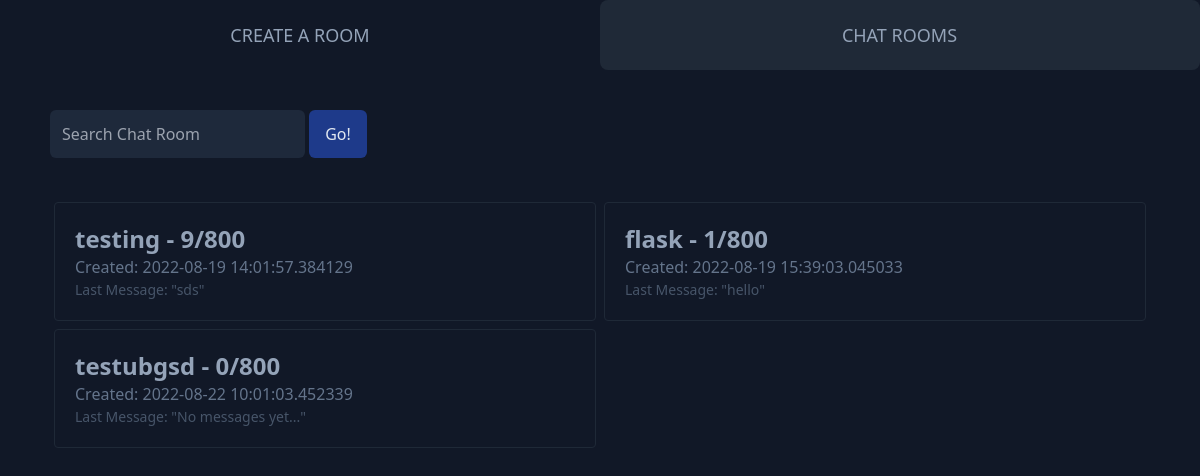
The page / on the database its author committed.
### app.py (models this page shows, shortened)
class Rooms(db.Model):
    RID = db.Column(db.Integer, primary_key=True)
    name = db.Column(db.String(100), unique=True, nullable=False)
    visibility = db.Column(db.String(20), nullable=False)
    date = db.Column(db.DateTime, nullable=False, default=datetime.utcnow)
    messages = db.Column(db.Integer)
    closing = db.Column(db.Boolean)
    chatters = db.Column(db.Integer)

class Logs(db.Model):
    MID = db.Column(db.Integer, primary_key=True)
    RID = db.Column(db.Integer, nullable=False)
    message = db.Column(db.String(1000), nullable=False)

### app.py (the view)
@app.route('/', methods=['GET', 'POST'])
def index():
    public_rooms = Rooms.query.filter_by(visibility = "public").all()
    return render_template('listrooms.html',rooms = public_rooms, LastMessage = getLastMessage)

### app.py (called while the page is built)
def getLastMessage(RID):
    LastMessage = Logs.query.filter_by(RID=RID).order_by(Logs.MID.desc()).first()
    if LastMessage:
        return LastMessage.message
    return "No messages yet..."

### templates/listrooms.html (shortened to what this page needs)
{% extends 'layouts/layout_land.html' %}
{% block content %}
    <div class = "div2">
        <div class = "flex justify-start flex-wrap py-10">
        <form>
            <input type = "text" placeholder = "Search Chat Room" class = "bg-slate-800 rounded-md p-3 text-slate-400 font-light focus:outline-none ml-[50px]">
            <input type = "submit" value = "Go!" class = "bg-blue-900 rounded-md text-slate-200 p-4 py-3">
        </form>
        </div>
        <div class = "flex flex-wrap mx-[50px]">
      {% if rooms|length < 1 %}
        <h4 class = "text-center text-slate-400">No active rooms found!</h4>
      {% else %}
            {% for room in rooms %}
            <div class = "border border-gray-800 w-[calc(50%-8px)] m-1 rounded p-5 overflow-hidden hover:bg-gray-800 transition">
                <a href = {{url_for('roomview', RID = room.RID, name = room.name)}}>
                    <h2 class = "text-slate-400 text-2xl cursor-pointer font-semibold truncate hover:underline">
                        {{room.name}} - {{room.messages}}/800
                    </h2>
                </a>
                <p class = "text-slate-500">Created: {{room.date}}</p>
                <p class = "text-slate-600 text-[14px] font-normal truncate">Last Message: "{{LastMessage(room.RID)}}"</p>
            </div>
            {% endfor %}
        </div>
      {% endif %}
    </div>
{% endblock %}

### templates/layouts/layout_land.html (shortened to what this page needs)
<!DOCTYPE html>
<html lang="en">
<head>
    <link rel="stylesheet" href="{{url_for('static',filename='dist/css/output.css')}}">
</head>
<body class = "bg-gray-900">
    <div class = "flex flex-wrap w-full">
        <a href="/createroom" class = "create-room w-6/12 rounded-lg text-center text-slate-400 text-lg py-5 font-extralight border border-transparent">
            CREATE A ROOM
        </a>
        <a href="/" class = "chat-room w-6/12 rounded-lg text-center border-l-0 text-slate-400 text-lg py-5 font-extralight border border-transparent">
            CHAT ROOMS
        </a>
    </div>
    {% block content %}
    {% endblock %}
</body>
</html>

### templates/listrooms.html (style rules this page uses)
.chat-room { background-color: rgb(31 41 55); }

### rows shown on the page
Rooms: name "testing", messages "9", date "2022-08-19 14:01:57.384129"
Logs: message "sds"
Rooms: name "flask", messages "1", date "2022-08-19 15:39:03.045033"
Logs: message "hello"
Rooms: name "testubgsd", messages "0", date "2022-08-22 10:01:03.452339", LastMessage "No messages yet..."
